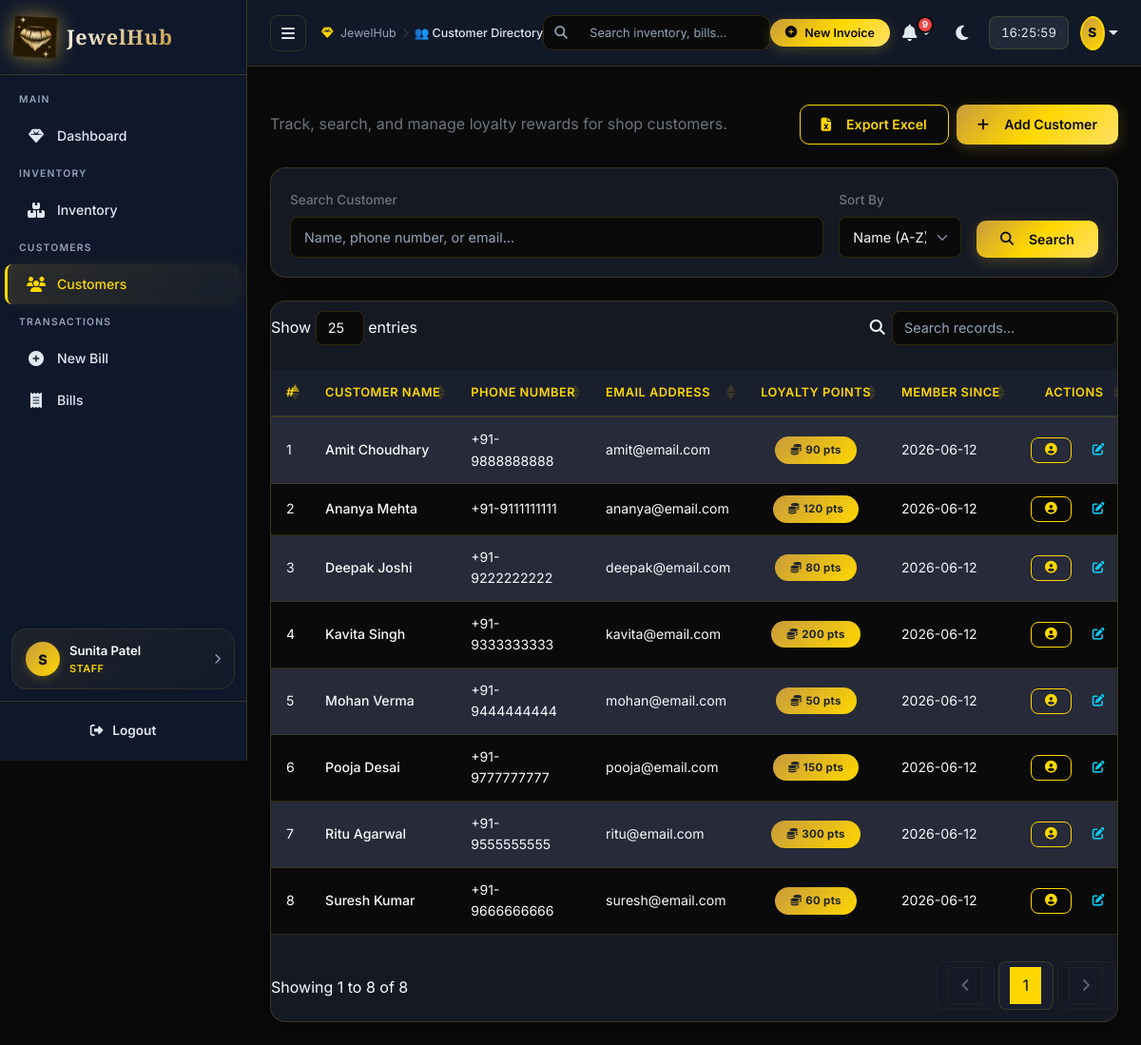
The app's page /customers/ (signed in) with its own data.
### tables this page shows
CREATE TABLE employees (
        employee_id   INTEGER PRIMARY KEY AUTOINCREMENT,
        name          TEXT    NOT NULL,
        phone         TEXT,
        email         TEXT    UNIQUE,
        address       TEXT,
        role          TEXT    NOT NULL DEFAULT 'Staff',   -- Admin | Manager | Staff
        salary        REAL    DEFAULT 0,
        join_date     TEXT    DEFAULT (date('now')),
        password_hash TEXT    NOT NULL,
        is_active     INTEGER DEFAULT 1,
        created_at    TEXT    DEFAULT (datetime('now'))
    );

CREATE TABLE customers (
        customer_id    INTEGER PRIMARY KEY AUTOINCREMENT,
        name           TEXT    NOT NULL,
        phone          TEXT,
        email          TEXT,
        address        TEXT,
        dob            TEXT,
        anniversary    TEXT,
        preferences    TEXT,                              -- JSON list
        loyalty_points INTEGER DEFAULT 0,
        created_at     TEXT    DEFAULT (datetime('now'))
    );

### routes/customer_routes.py (the view)
@customer_bp.route('/')
@login_required
def list_customers():
    from database.models import get_all_customers
    search = request.args.get('q', '').strip()
    sort   = request.args.get('sort', 'name')
    customers = get_all_customers(search=search, sort_by=sort)
    return render_template('customers/list.html', customers=customers,
                           search=search, sort=sort)

### database/models.py (called while the page is built)
def get_db():
    if 'db' not in g:
        g.db = sqlite3.connect(
            current_app.config['DATABASE_PATH'],
            detect_types=sqlite3.PARSE_DECLTYPES | sqlite3.PARSE_COLNAMES
        )
        g.db.row_factory = sqlite3.Row
        g.db.execute("PRAGMA foreign_keys = ON")
    return g.db

def query(sql, args=(), one=False):
    cur = get_db().execute(sql, args)
    rv = cur.fetchall()
    return (dict(rv[0]) if rv else None) if one else [dict(r) for r in rv]

def get_all_customers(search='', sort_by='name'):
    conditions = []
    args = []
    if search:
        conditions.append("(name LIKE ? OR phone LIKE ? OR email LIKE ?)")
        t = f"%{search}%"
        args.extend([t, t, t])
    where = "WHERE " + " AND ".join(conditions) if conditions else ""
    sort_map = {
        'name':           'name ASC',
        'loyalty_points': 'loyalty_points DESC',
        'created_at':     'created_at DESC',
    }
    order = sort_map.get(sort_by, 'name ASC')
    return query(f"SELECT * FROM customers {where} ORDER BY {order}", args)

def get_employee_by_id(emp_id):
    return query("SELECT * FROM employees WHERE employee_id=?", (emp_id,), one=True)

### modules/auth.py (called while the page is built)
def get_employee_by_id(emp_id):
    data = _get_emp(emp_id)
    return Employee(data) if data else None

    @property
    def name(self):        return self._data['name']

    @property
    def role(self):        return self._data['role']

    @property
    def is_active(self):   return bool(self._data.get('is_active', 1))

### templates/customers/list.html (shortened to what this page needs)
{% extends "base.html" %}
{% block page_title %}👥 Customer Directory{% endblock %}
{% block content %}
<div class="animate-in">
    <div class="d-flex flex-wrap justify-content-between align-items-center mb-4 gap-3">
        <div class="text-secondary">Track, search, and manage loyalty rewards for shop customers.</div>
        <div class="d-flex gap-2">
            <a href="{{ url_for('customer.export_customers') }}" class="btn btn-outline-gold">
                <i class="fas fa-file-excel me-2"></i>Export Excel
            </a>
            <a href="{{ url_for('customer.add_customer') }}" class="btn btn-gold">
                <i class="fas fa-plus me-2"></i>Add Customer
            </a>
        </div>
    </div>
    <div class="card card-glass mb-4">
        <div class="card-body">
            <form method="GET" action="{{ url_for('customer.list_customers') }}" class="row g-3">
                <div class="col-md-8">
                    <label class="form-label text-secondary small">Search Customer</label>
                    <input type="text" name="q" class="form-control form-control-dark" placeholder="Name, phone number, or email..." value="{{ search }}"/>
                </div>
                <div class="col-md-2">
                    <label class="form-label text-secondary small">Sort By</label>
                    <select name="sort" class="form-select form-select-dark">
                        <option value="name" {% if sort == 'name' %}selected{% endif %}>Name (A-Z)</option>
                    </select>
                </div>
                <div class="col-md-2 d-flex align-items-end">
                    <button type="submit" class="btn btn-gold w-100"><i class="fas fa-search me-2"></i>Search</button>
                </div>
            </form>
        </div>
    </div>
    <div class="card card-glass">
        <div class="card-body p-0">
            <div class="table-responsive">
                <table class="table table-dark table-striped align-middle mb-0 data-table">
                    <thead>
                        <tr>
                            <th>#</th>
                            <th>Customer Name</th>
                            <th>Phone Number</th>
                            <th>Email Address</th>
                            <th class="text-center">Loyalty Points</th>
                            <th>Member Since</th>
                            <th class="text-center" style="width: 150px;">Actions</th>
                        </tr>
                    </thead>
                    <tbody>
                        {% if customers %}
                            {% for c in customers %}
                            <tr>
                                <td>{{ loop.index }}</td>
                                <td class="text-light fw-medium">{{ c.name }}</td>
                                <td>{{ c.phone }}</td>
                                <td>{{ c.email or '-' }}</td>
                                <td class="text-center">
                                    <span class="badge bg-gold-gradient text-dark fw-bold px-3 py-2">
                                        <i class="fas fa-coins me-1"></i>{{ c.loyalty_points }} pts
                                    </span>
                                </td>
                                <td>{{ c.created_at[:10] }}</td>
                                <td>
                                    <div class="d-flex justify-content-center gap-2">
                                        <a href="{{ url_for('customer.customer_profile', customer_id=c.customer_id) }}" class="btn btn-outline-gold btn-sm" title="View Customer Profile">
                                            <i class="fas fa-user-circle"></i>
                                        </a>
                                        <a href="{{ url_for('customer.edit_customer', customer_id=c.customer_id) }}" class="btn btn-outline-info btn-sm" title="Edit Customer details">
                                            <i class="fas fa-edit"></i>
                                        </a>
                                    </div>
                                </td>
                            </tr>
                            {% endfor %}
                        {% endif %}
                    </tbody>
                </table>
            </div>
        </div>
    </div>
</div>
{% endblock %}

### templates/base.html (shortened to what this page needs)
<!DOCTYPE html>
<html lang="en">
<head>
<link href="https://cdn.jsdelivr.net/npm/bootstrap@5.3.0/dist/css/bootstrap.min.css" rel="stylesheet"/>
<link href="https://cdnjs.cloudflare.com/ajax/libs/font-awesome/6.4.0/css/all.min.css" rel="stylesheet"/>
<link href="https://cdn.datatables.net/1.13.6/css/dataTables.bootstrap5.min.css" rel="stylesheet"/>
<link href="{{ url_for('static', filename='css/style.css') }}" rel="stylesheet"/>
</head>
<body>
<div id="sidebar" class="sidebar">
  <div class="sidebar-logo">
    <img src="{{ url_for('static', filename='img/logo.png') }}" alt="JewelHub Logo"/>
    <span>JewelHub</span>
  </div>
  {% set role = current_user.role.lower() if current_user.is_authenticated else '' %}
  <nav class="sidebar-nav">
    <div class="nav-section"><span class="nav-section-title">MAIN</span></div>
    <a href="{{ url_for('dashboard.index') }}" class="nav-item {% if request.endpoint == 'dashboard.index' %}active{% endif %}">
      <i class="fas fa-gem"></i><span>Dashboard</span>
    </a>
    {% if role in ('admin', 'manager', 'staff', 'cashier') %}
    <div class="nav-section"><span class="nav-section-title">INVENTORY</span></div>
    <a href="{{ url_for('inventory.list_items') }}" class="nav-item {% if 'inventory' in request.endpoint %}active{% endif %}">
      <i class="fas fa-boxes-stacked"></i><span>Inventory</span>
    </a>
    {% endif %}
    {% if role in ('admin', 'manager', 'staff') %}
    <div class="nav-section"><span class="nav-section-title">CUSTOMERS</span></div>
    <a href="{{ url_for('customer.list_customers') }}" class="nav-item {% if 'customer' in request.endpoint %}active{% endif %}">
      <i class="fas fa-users"></i><span>Customers</span>
    </a>
    {% endif %}
    {% if role in ('admin', 'manager', 'staff', 'cashier') %}
    <div class="nav-section"><span class="nav-section-title">TRANSACTIONS</span></div>
    <a href="{{ url_for('billing.new_bill') }}" class="nav-item {% if request.endpoint == 'billing.new_bill' %}active{% endif %}">
      <i class="fas fa-plus-circle"></i><span>New Bill</span>
    </a>
    <a href="{{ url_for('billing.bill_history') }}" class="nav-item {% if request.endpoint == 'billing.bill_history' %}active{% endif %}">
      <i class="fas fa-receipt"></i><span>Bills</span>
    </a>
    {% endif %}
  </nav>
  <a href="{{ url_for('auth.profile') }}" class="sidebar-profile-card">
    <div class="spc-avatar">{{ current_user.name[0].upper() if current_user.is_authenticated else '?' }}</div>
    <div class="spc-info">
      <div class="spc-name">{{ current_user.name if current_user.is_authenticated else 'Guest' }}</div>
      <div class="spc-role">{{ (current_user.role or 'staff')|upper if current_user.is_authenticated else '' }}</div>
    </div>
    <i class="fas fa-chevron-right spc-chevron"></i>
  </a>
  <div class="sidebar-footer">
    <a href="{{ url_for('auth.logout') }}" class="text-danger-soft w-100 justify-content-center py-2" style="font-weight: 600; border-radius: 8px;">
      <i class="fas fa-sign-out-alt"></i><span>Logout</span>
    </a>
  </div>
</div>
<div id="main-content" class="main-content">
  <div class="topbar px-4 py-3">
    <div class="topbar-left d-flex align-items-center gap-3">
      <button id="sidebarToggle" class="btn-toggle" onclick="toggleSidebar()">
        <i class="fas fa-bars"></i>
      </button>
      <div class="dash-breadcrumb d-none d-md-flex">
        <span class="bc-home"><i class="fas fa-gem me-1 text-gold"></i> JewelHub</span>
        <span class="bc-sep"><i class="fas fa-chevron-right" style="font-size: 0.7rem; opacity: 0.5;"></i></span>
        <span class="bc-current">{% block page_title %}Dashboard{% endblock %}</span>
      </div>
    </div>
    <div class="topbar-search d-none d-lg-flex position-relative align-items-center" style="width: 320px;">
      <i class="fas fa-search position-absolute text-muted" style="left: 12px; font-size: 0.85rem;"></i>
      <input type="text" class="form-control ps-5 py-2 w-100" placeholder="Search inventory, bills..." style="font-size: 0.8rem; border-radius: 10px;" onkeyup="if(event.key === 'Enter') window.location.href='/inventory?search=' + this.value;">
    </div>
    <div class="topbar-right d-flex align-items-center gap-2">
      <a href="{{ url_for('billing.new_bill') }}" class="btn btn-gold btn-sm d-none d-sm-inline-flex px-3 rounded-pill" style="font-size: 0.78rem;">
        <i class="fas fa-plus-circle"></i> New Invoice
      </a>
      <div class="dropdown">
        <button class="topbar-btn dropdown-toggle border-0" type="button" id="notifDropdownBtn" data-bs-toggle="dropdown" aria-expanded="false" onclick="loadDropdownNotifications()">
          <i class="fas fa-bell"></i>
          <span class="notif-badge" id="notifCount" style="display:none">0</span>
        </button>
      </div>
      <button class="topbar-btn" onclick="toggleTheme()" title="Toggle theme">
        <i class="fas fa-moon" id="themeIcon"></i>
      </button>
      <span class="topbar-clock d-none d-sm-inline-block" id="topClock"></span>
      <div class="dropdown ms-1">
        <button class="topbar-btn dropdown-toggle p-0 border-0" type="button" data-bs-toggle="dropdown" aria-expanded="false" style="border-radius:50%; overflow:hidden;">
          <div class="topbar-avatar" style="width:36px; height:36px; border-radius:50%; background: linear-gradient(135deg, var(--gold-dark), var(--gold)); color:#0A0A1A; font-weight:800; display:flex; align-items:center; justify-content:center; font-size: 0.85rem;">
            {{ current_user.name[0].upper() if current_user.is_authenticated else '?' }}
          </div>
        </button>
      </div>
    </div>
  </div>
  <div class="flash-area px-4 pt-3">
  </div>
  <div class="page-content">
    {% block content %}{% endblock %}
  </div>
</div>
</body>
</html>

### records on screen
employees: name "S", name "Sunita Patel", role "STAFF"
customers: name "Amit Choudhary", phone "+91-9888888888", email "amit@email.com", loyalty_points "90", created_at "2026-06-12"
customers: name "Ananya Mehta", phone "+91-9111111111", email "ananya@email.com", loyalty_points "120", created_at "2026-06-12"
customers: name "Deepak Joshi", phone "+91-9222222222", email "deepak@email.com", loyalty_points "80", created_at "2026-06-12"
customers: name "Kavita Singh", phone "+91-9333333333", email "kavita@email.com", loyalty_points "200", created_at "2026-06-12"
customers: name "Mohan Verma", phone "+91-9444444444", email "mohan@email.com", loyalty_points "50", created_at "2026-06-12"
customers: name "Pooja Desai", phone "+91-9777777777", email "pooja@email.com", loyalty_points "150", created_at "2026-06-12"
customers: name "Ritu Agarwal", phone "+91-9555555555", email "ritu@email.com", loyalty_points "300", created_at "2026-06-12"
customers: name "Suresh Kumar", phone "+91-9666666666", email "suresh@email.com", loyalty_points "60", created_at "2026-06-12"
